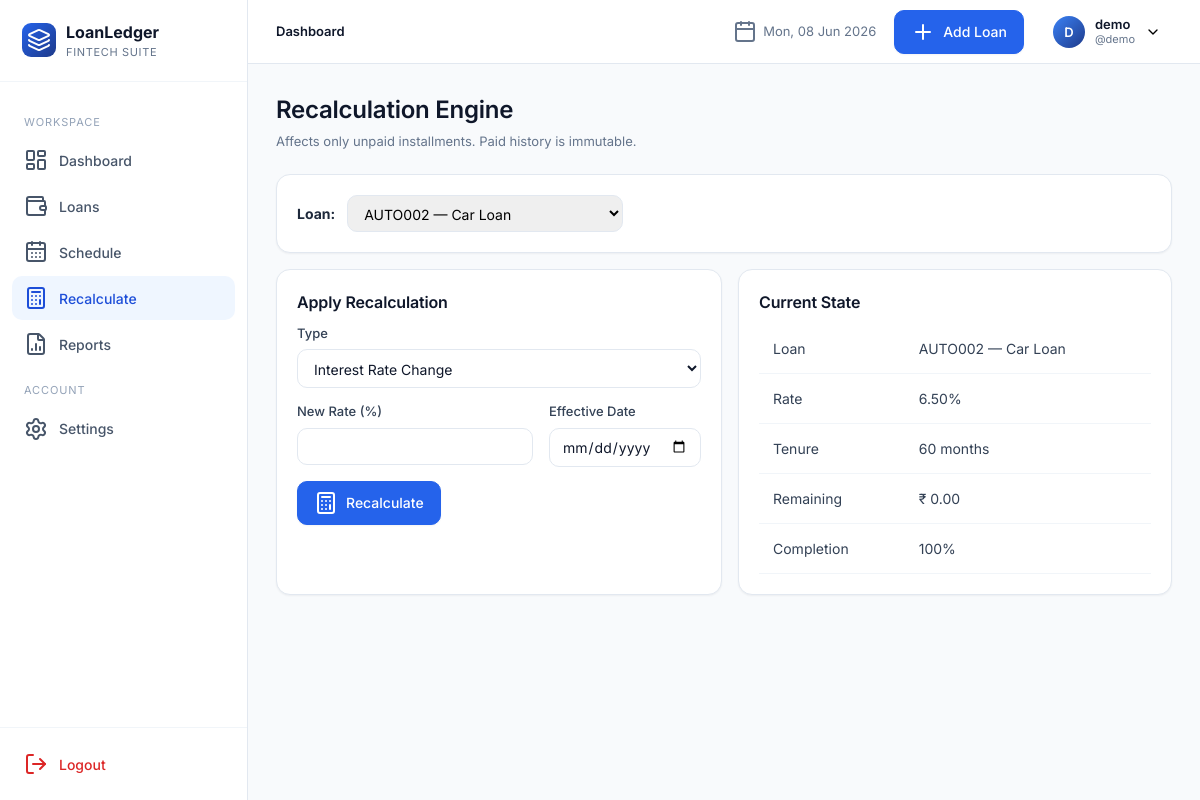
Before: /recalculate/ (signed in) with the older database file.
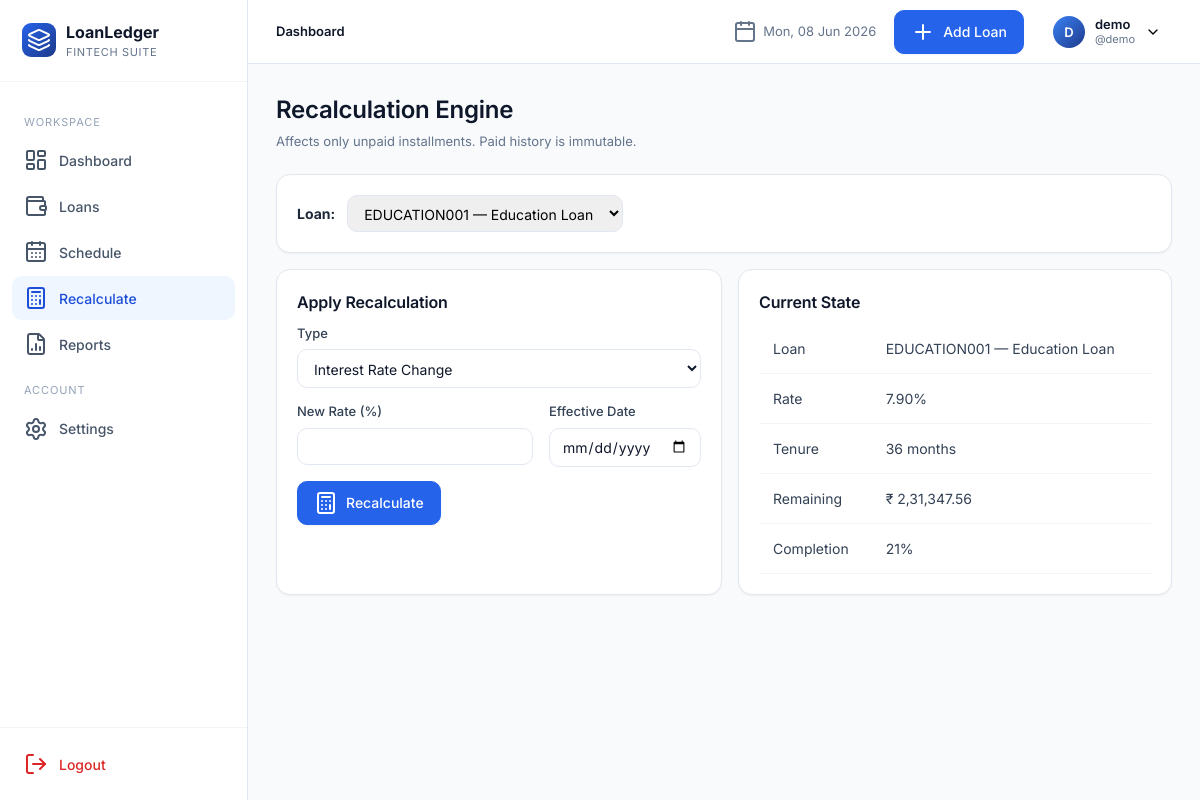
After: the same page with the newer database file.
### app/models.py (models this page shows, shortened)
class Loan(db.Model):
    __tablename__ = "loans"
    id = db.Column(db.Integer, primary_key=True)
    user_id = db.Column(db.Integer, db.ForeignKey("users.id"), nullable=False, index=True)
    loan_id = db.Column(db.String(40), nullable=False, index=True)  # manual unique per user
    loan_name = db.Column(db.String(120), nullable=False)
    loan_category = db.Column(db.String(50), nullable=False, default="Personal")
    bank_name = db.Column(db.String(120), nullable=False)
    loan_amount = db.Column(db.Float, nullable=False)
    interest_rate = db.Column(db.Float, nullable=False)  # annual %
    down_payment = db.Column(db.Float, default=0)
    custom_emi = db.Column(db.Float, nullable=True)
    start_date = db.Column(db.Date, nullable=False)
    tenure_months = db.Column(db.Integer, nullable=False)
    loan_status = db.Column(db.String(20), default="Active", index=True)
    remaining_balance = db.Column(db.Float, default=0)
    completion_percentage = db.Column(db.Float, default=0)
    is_archived = db.Column(db.Boolean, default=False, index=True)
    balloon_date = db.Column(db.Date, nullable=True)
    balloon_amount = db.Column(db.Float, nullable=True)
    notes = db.Column(db.Text)
    closed_at = db.Column(db.DateTime, nullable=True)
    final_amount = db.Column(db.Float, nullable=True)
    closure_notes = db.Column(db.Text, nullable=True)
    created_at = db.Column(db.DateTime, default=datetime.utcnow)
    updated_at = db.Column(db.DateTime, default=datetime.utcnow, onupdate=datetime.utcnow)
    schedules = db.relationship("Schedule", backref="loan", lazy="dynamic",
                                cascade="all, delete-orphan", order_by="Schedule.month_index")
    __table_args__ = (db.UniqueConstraint("user_id", "loan_id", name="uq_user_loanid"),)

class User(UserMixin, db.Model):
    __tablename__ = "users"
    id = db.Column(db.Integer, primary_key=True)
    full_name = db.Column(db.String(120), nullable=False)
    username = db.Column(db.String(64), unique=True, nullable=False, index=True)
    email = db.Column(db.String(160), unique=True, nullable=False, index=True)
    password_hash = db.Column(db.String(256), nullable=False)
    preferred_currency = db.Column(db.String(8), default="INR")
    preferred_date_format = db.Column(db.String(20), default="%d %b %Y")
    created_at = db.Column(db.DateTime, default=datetime.utcnow)
    loans = db.relationship("Loan", backref="owner", lazy="dynamic", cascade="all, delete-orphan")

### app/blueprints/recalculate.py (the view, shortened to what this page needs)
@recalc_bp.route("/", methods=["GET", "POST"])
@login_required
def index():
    loans = current_user.loans.filter_by(is_archived=False).all()
    selected_id = request.args.get("loan_pk", type=int)
    loan = _get_loan(selected_id) if selected_id else (loans[0] if loans else None)
    form = RecalcForm()
    simulation = None
    return render_template("recalculate/index.html", loans=loans, loan=loan, form=form, simulation=simulation)

### app/forms.py
class RecalcForm(FlaskForm):
    recalc_type = SelectField("Type", choices=[
        ("RATE", "Interest Rate Change"),
        ("TENURE", "Tenure Change"),
        ("EXTRA", "Extra Monthly Payment"),
    ])
    new_rate = FloatField("New Rate (%)", validators=[Optional(), NumberRange(min=0, max=100)])
    new_tenure = IntegerField("New Tenure (months)", validators=[Optional(), NumberRange(min=1, max=600)])
    extra_amount = FloatField("Extra Amount", validators=[Optional(), NumberRange(min=0)])
    effective_date = DateField("Effective Date", validators=[Optional()])
    submit = SubmitField("Recalculate")

### app/templates/recalculate/index.html (shortened to what this page needs)
{% extends "base.html" %}
{% block content %}
<div class="page-header"><div class="title-block"><h1>Recalculation Engine</h1><div class="sub">Affects only unpaid installments. Paid history is immutable.</div></div>
</div>
{% if not loans %}
<div class="card pad empty"><i data-lucide="calculator"></i><h3>Add a loan first</h3></div>
{% else %}
<div class="card" style="margin-bottom:16px"><div class="card-body" style="display:flex;align-items:center;gap:12px;flex-wrap:wrap">
  <strong>Loan:</strong>
  <select onchange="location.href=this.value" style="padding:8px 12px;border:1px solid var(--slate-200);border-radius:10px">
    {% for l in loans %}
      <option value="{{ url_for('recalc.index') }}?loan_pk={{ l.id }}" {% if loan and l.id==loan.id %}selected{% endif %}>{{ l.loan_id }} — {{ l.loan_name }}</option>
    {% endfor %}
  </select>
</div></div>
{% if loan %}
<div class="grid grid-2">
  <div class="card pad">
    <h3 style="margin-bottom:10px">Apply Recalculation</h3>
    <form method="post" action="{{ url_for('recalc.index') }}?loan_pk={{ loan.id }}">
      <div class="form-row"><label>Type</label>{{ form.recalc_type() }}</div>
      <div class="form-grid">
        <div class="form-row"><label>New Rate (%)</label>{{ form.new_rate() }}</div>
        <div class="form-row"><label>Effective Date</label>{{ form.effective_date() }}</div>
      </div>
      <button class="btn" type="submit"><i data-lucide="calculator"></i> Recalculate</button>
    </form>
  </div>
  <div class="card pad">
    <h3 style="margin-bottom:10px">Current State</h3>
    <table class="tbl">
      <tr><td>Loan</td><td>{{ loan.loan_id }} — {{ loan.loan_name }}</td></tr>
      <tr><td>Rate</td><td>{{ '%.2f'|format(loan.interest_rate) }}%</td></tr>
      <tr><td>Tenure</td><td>{{ loan.tenure_months }} months</td></tr>
      <tr><td>Remaining</td><td>{{ loan.remaining_balance|money }}</td></tr>
      <tr><td>Completion</td><td>{{ '%.0f'|format(loan.completion_percentage) }}%</td></tr>
    </table>
  </div>
</div>
{% endif %}
{% endif %}
{% endblock %}

Changed rows visible on the page:
no longer on this page (row edited): Loan: loan_id "AUTO002", loan_name "Car Loan", interest_rate "6.50", tenure_months "60", remaining_balance "₹ 0.00", completion_percentage "100"
now on this page (row edited): Loan: loan_id "EDUCATION001", loan_name "Education Loan", interest_rate "7.90", tenure_months "36", remaining_balance "₹ 2,31,347.56", completion_percentage "21"
Other visible differences:
form field value: "AUTO002 — Car Loan" → "EDUCATION001 — Education Loan"
